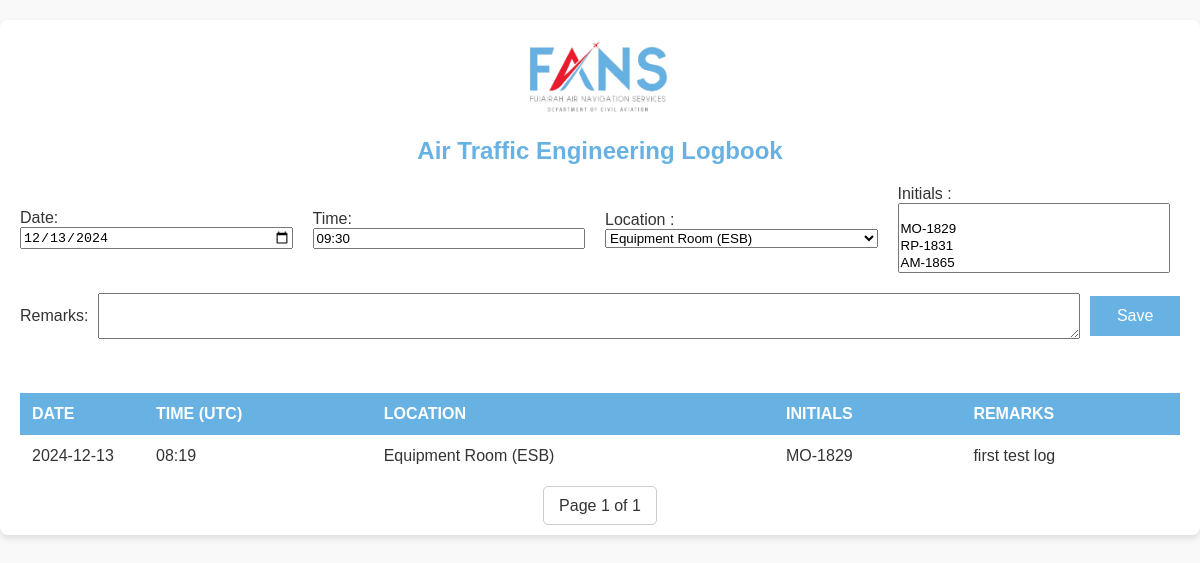
The app's page /new_log, older data.
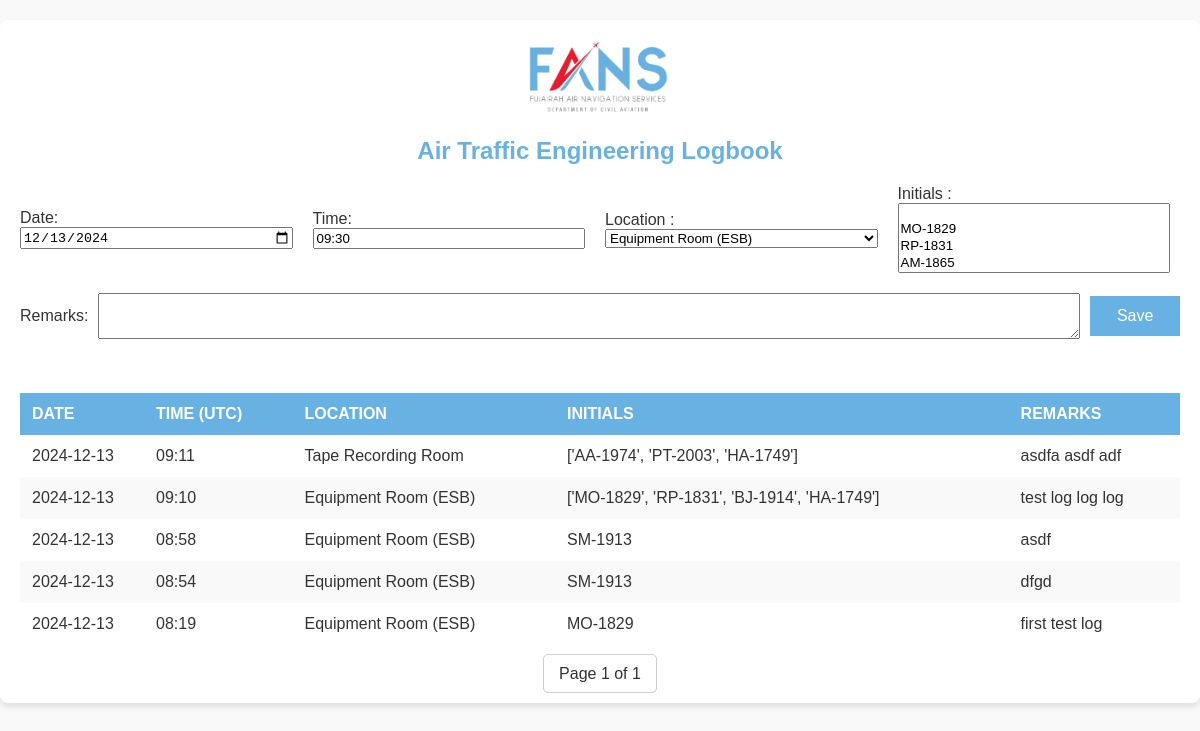
The same page, newer data.
### tables this page shows
CREATE TABLE ate_logbook (
                id INTEGER PRIMARY KEY AUTOINCREMENT,
                logged_at TEXT,
                date TEXT,
                time TEXT,
                location TEXT,
                initials TEXT,
                remarks TEXT
            );

### app.py (the view, shortened to what this page needs)
@app.route('/new_log', methods=['GET', 'POST'])
def new_log():
    current_date = datetime.now(timezone.utc).strftime('%Y-%m-%d')
    current_utc_time = datetime.now(timezone.utc).strftime('%H:%M')  # Ensure 24-hour format
    locations = ["Equipment Room (ESB)", "Flight Ops. Com Room", "GP SHELTER", "DVOR SHELTER", "RX SHELTER", "LLZ SHELTER", "ATE Workshop", "ATE Store Room", "Eng. Mon Room", "Equipment Room (New ATCT)", "ACR", "VCR", "Tape Recording Room", "Operation Office (G 121)", "Police Operation Room G 135", "RADIO ROOM 705", "GS 00", "GS 01", "GS 02", "GS 03", "GS 04", "GS 05", "GS 06", "ARFF Sub Station 1", "ARFF Sub Station 2", "ARFF Main Station", "Logistics Link", "NA"]
    initials = ['MO-1829', 'RP-1831', 'AM-1865', 'SM-1913', 'BJ-1914', 'SS-1962', 'MH-1963', 'AA-1974', 'AB-2008', 'BJ-2059', 'PT-2003', 'HA-1749']
    logs, page, total_pages = get_logs_n_pagination_data()
    return render_template('new_log.html', date=current_date, time=current_utc_time, initials=initials, locations=locations, logs=logs, page=page, total_pages=total_pages)

### app.py (called while the page is built)
def get_logs_n_pagination_data():
    page = request.args.get('page', 1, type=int)
    offset = (page - 1) * per_page
    with sqlite3.connect(DATABASE) as conn:
        cursor = conn.cursor()
        cursor.execute('''
            SELECT id, logged_at, date, time, location, initials, remarks
            FROM ate_logbook ORDER BY id DESC
            LIMIT ? OFFSET ?
        ''', (per_page, offset))
        logs = cursor.fetchall()
        cursor.execute('SELECT COUNT(*) FROM ate_logbook')
        total_logs = cursor.fetchone()[0]
    total_pages = (total_logs + per_page - 1) // per_page
    return logs, page, total_pages

### templates/new_log.html (shortened to what this page needs)
<!DOCTYPE html>
<html lang="en">
<head>
    <link rel="stylesheet" href="/static/styles.css">
    <link href="https://cdn.rawgit.com/harvesthq/chosen/gh-pages/chosen.min.css" rel="stylesheet"/>
</head>
<body>
    <div class="container">
        <img src="/static/logo.png" alt="FANS Logo" class="logo">
        <h1>Air Traffic Engineering Logbook</h1>
        <form method="POST" action="/new_log">
            <div class="form-row">
                <div class="form-group">
                    <label for="date">Date:</label>
                    <input type="date" id="date" name="date" value="{{ date }}" required>
                </div>
                <div class="form-group">
                    <label for="time">Time:</label>
                    <input type="text" id="time" name="time" value="{{ time }}" required>
                </div>
                <div class="form-group">
                    <label for="location">Location :</label>
                    <select id="location" name="location" required>
                        {% for location in locations %}
                            <option value="{{ location }}">{{ location }}</option>
                        {% endfor %}
                    </select>
                </div>
                <div class="form-group">
                    <label for="initials">Initials :</label>
                    <select data-placeholder="Initials" multiple class="chosen-select" name="initials">
                        <option value=""></option>
                        {% for initial in initials %}
                            <option value="{{ initial }}">{{ initial }}</option>
                        {% endfor %}
                    </select>
                </div>
            </div>
            <div class="remarks-row">
                <label for="remarks">Remarks:</label>
                <textarea id="remarks" name="remarks" required></textarea>
                <button type="submit" class="submit-btn">Save</button>
            </div>
        </form>
        <br><br><br>
        <table>
            <thead>
                <tr>
                    <th>Date</th>
                    <th>Time (UTC)</th>
                    <th>Location</th>
                    <th>Initials</th>
                    <th>Remarks</th>
                </tr>
            </thead>
            <tbody>
                {% for log in logs %}
                <tr>
                    <td style="width: 100px;">{{ log[2] }}</td>
                    <td>{{ log[3] }}</td>
                    <td>{{ log[4] }}</td>
                    <td>{{ log[5] }}</td>
                    <td>{{ log[6] }}</td>
                </tr>
                {% endfor %}
            </tbody>
        </table>
        <div class="pagination">
            <span>Page {{ page }} of {{ total_pages }}</span>
        </div>
    </div>
</body>
</html>

Row changes from the older to the newer data that the page shows:
added ate_logbook: date "2024-12-13", time "09:11", location "Tape Recording Room", initials "['AA-1974', 'PT-2003', 'HA-1749']", remarks "asdfa asdf adf"
added ate_logbook: date "2024-12-13", time "09:10", location "Equipment Room (ESB)", initials "['MO-1829', 'RP-1831', 'BJ-1914', 'HA-1749']", remarks "test log log log"
added ate_logbook: date "2024-12-13", time "08:58", location "Equipment Room (ESB)", initials "SM-1913", remarks "asdf"
added ate_logbook: date "2024-12-13", time "08:54", location "Equipment Room (ESB)", initials "SM-1913", remarks "dfgd"
